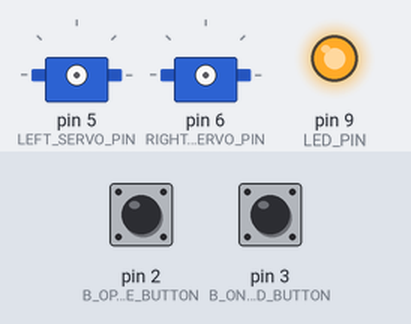
Recording of a sketch running on a simulated Arduino Uno, built with avr-gcc and run on an emulated ATmega328P. Shown: 2 × servo, output pins drawn as LEDs (lit = HIGH). The inputs (shaded band) are chosen by the test bench; at power-on: pin 2 (B_OPEN_CLOSE_BUTTON) HIGH, pin 3 (B_ON_OFF_LED_BUTTON) HIGH.

Above: at 1.9 s.
2.0 s: pin 2 (B_OPEN_CLOSE_BUTTON) pulled LOW for 0.15 s
At 2.4 s:
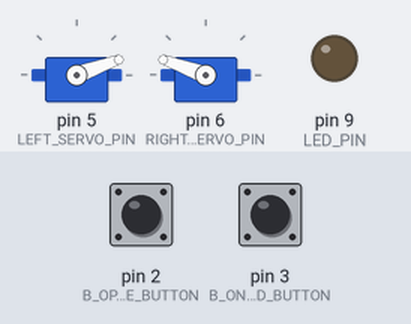
3.6 s: pin 2 (B_OPEN_CLOSE_BUTTON) pulled LOW for 1 s
At 4.7 s:
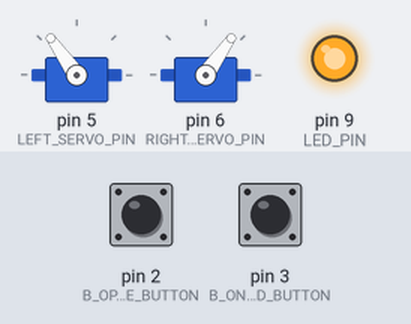
6.1 s: pin 2 (B_OPEN_CLOSE_BUTTON) pulled LOW for 3.2 s
At 6.7 s:
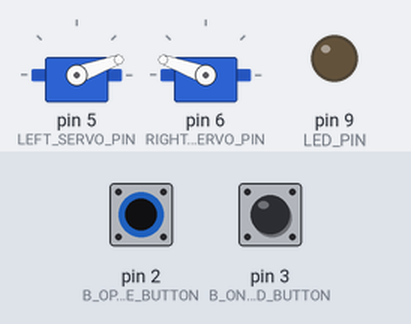
Timing chart, 0 to 9.1 s (numbered marks = the images above; inputs shaded):
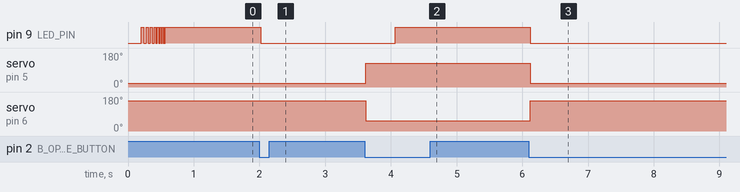

The sketch:

IronMan.ino
```cpp
#include <Arduino.h>
#include <Servo.h>
#include <AceButton.h>
using namespace ace_button;

Servo myservoL;
Servo myservoR;

// Pin setup
const int LEFT_SERVO_PIN= 5;
const int RIGHT_SERVO_PIN= 6;

const int B_OPEN_CLOSE_BUTTON = 2;
const int B_ON_OFF_LED_BUTTON= 3;
const int LED_PIN = 9;

const int LED_ON = 1;
const int LED_OFF = 0;

// Course setup
const int openLeftAngle= 20; // Angle could be tuned to open wider
const int openRightAngle= 180 - openLeftAngle;
const int closeAngle= 105; // Angle could be tuned to rich perfect close position

// After 450 ms detach servo
const unsigned long courseTime= 450;

AceButton buttonOpenClose(B_OPEN_CLOSE_BUTTON);
AceButton buttonOnOffLed(B_ON_OFF_LED_BUTTON);

// Initial state, helmet is closed and LED is ON
bool closed= true;
bool lightOn= true;

// Update state on button event
void buttonHandleEvent(AceButton*, uint8_t, uint8_t);

// Detach left and right servo
void detachServo();

// Attach left and right servo
void attachServo();

void setup() {
  delay(200);

  // Pin mode setup
  pinMode(B_OPEN_CLOSE_BUTTON, INPUT_PULLUP);
  pinMode(B_ON_OFF_LED_BUTTON, INPUT_PULLUP);
  pinMode(LED_PIN, OUTPUT);

  // AceButton setup
  ButtonConfig* buttonConfig = ButtonConfig::getSystemButtonConfig();
  buttonConfig->setEventHandler(buttonHandleEvent);

  bool on= true;

  // Add cool LED effect on power up
  const int count= 19;
  for (int i= 0; i < count; ++i)
  {
      if (on) digitalWrite(LED_PIN, LED_ON);
      else digitalWrite(LED_PIN, LED_OFF);
      on= !on;
      delay (((count - i) * 2));
  }

  delay(200);
}

void loop() {
  // Save state to detect change
  const bool previousClosed= closed;
  const bool previousLightOn= lightOn;

  // Check if button are pressed
  buttonOpenClose.check();
  buttonOnOffLed.check();

  if (closed != previousClosed)
  { // Open or close helmet
    if (!closed)
    {
      attachServo();
      myservoL.write(openLeftAngle);
      myservoR.write(openRightAngle);
      digitalWrite(LED_PIN, LED_OFF);
      lightOn= false;
      delay(courseTime);
    }
    else
    {
      attachServo();
      myservoL.write(openLeftAngle + closeAngle);
      myservoR.write(openRightAngle - closeAngle);
      delay(courseTime);
      digitalWrite(LED_PIN, LED_ON);
      lightOn= true;
    }
    detachServo();
  }
  else if (lightOn != previousLightOn)
  { // Tur LED ON or OFF
    if (lightOn)
    {
        digitalWrite(LED_PIN, LED_ON);
    }
    else
    {
        digitalWrite(LED_PIN, LED_OFF);
    }
  }
}

void buttonHandleEvent(AceButton* button , uint8_t eventType, uint8_t /* buttonState */) {
  switch (eventType){
    case AceButton::kEventPressed :
      if (button->getPin() == B_OPEN_CLOSE_BUTTON)
      {
          closed= !closed;
      }
      else if (closed)
      {
          lightOn= !lightOn;
      }
      break;
    default :
      break;
  }
}

void detachServo()
{
  myservoL.detach();
  myservoR.detach();
}

void attachServo()
{
  myservoL.attach(LEFT_SERVO_PIN);
  myservoR.attach(RIGHT_SERVO_PIN);
}
```

Measured:
- after the input at 2.0 s, pin 9 (LED_PIN): HIGH → LOW at once
- after the input at 3.6 s, pin 9 (LED_PIN): LOW → HIGH after 0.47 s; servo on pin 5 (LEFT_SERVO_PIN): 20° → 125° at once; servo on pin 6 (RIGHT_SERVO_PIN): 160° → 55° at once
- after the input at 6.1 s, pin 9 (LED_PIN): HIGH → LOW at once; servo on pin 5 (LEFT_SERVO_PIN): 125° → 20° at once; servo on pin 6 (RIGHT_SERVO_PIN): 55° → 160° at once
